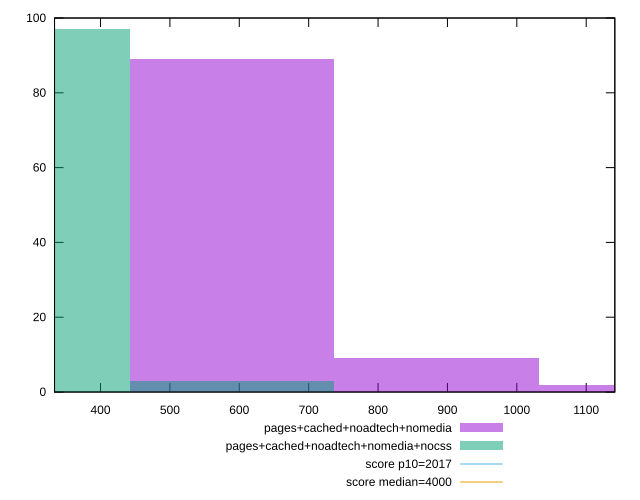

Here is the gnuplot script that generated this plot:
reset

$pagesCachedNoadtechNomedia <<EOF
884.2090127744825 9
589.4726751829884 89
1178.9453503659768 2
EOF

$pagesCachedNoadtechNomediaNocss <<EOF
589.4726751829884 3
294.7363375914942 97
EOF

set key outside below
set boxwidth 294.7363375914942
set xrange [333.7199999999999:1141.2440000000001]
set yrange [0:100]
set trange [0:100]
set style fill transparent solid 0.5 noborder

set parametric
set terminal svg size 640, 500 enhanced background rgb 'white'
set output "report_00016_2021-02-10T13-31-48.338Z/mainthread-work-breakdown/comparison/histogram/3_vs_4.svg"

plot $pagesCachedNoadtechNomedia title "pages+cached+noadtech+nomedia" with boxes, \
     $pagesCachedNoadtechNomediaNocss title "pages+cached+noadtech+nomedia+nocss" with boxes, \
     2017,t title "score p10=2017", \
     4000,t title "score median=4000"

reset
